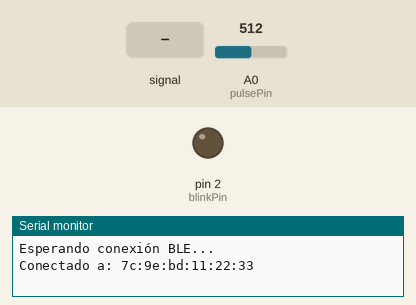
Simulated run of this sketch. Board: Arduino Uno, built with avr-gcc and run on an emulated ATmega328P. On the bench: output pins drawn as LEDs (lit = HIGH), the last lines printed to the serial monitor. The test bench sets the inputs (shaded band); at power-on: A0 (pulsePin) = 512. Nothing arrives over Bluetooth unless stated; a phone connects over Bluetooth LE 3 s after start.

Above: at 3.8 s.
3.9 s: A0 (pulsePin) fed a 200 Hz sine of ±81 counts around its level
At 4.15 s:
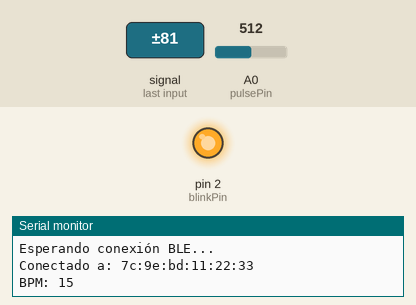
6.9 s: A0 (pulsePin) set to 560
8.4 s: A0 (pulsePin) set to 536
At 9.0 s:
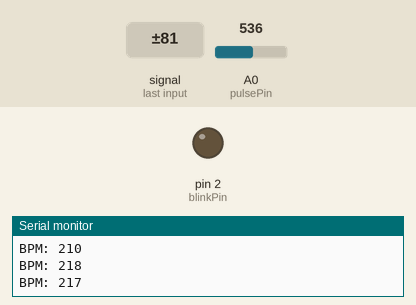
9.9 s: A0 (pulsePin) set to 716
At 11.2 s:
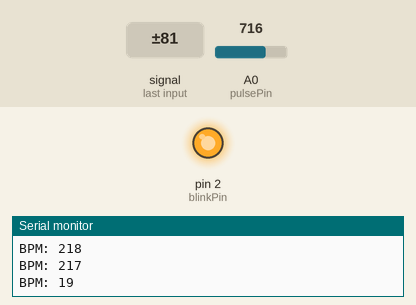
Timing chart, 0 to 12.4 s (numbered marks = the images above; inputs shaded):
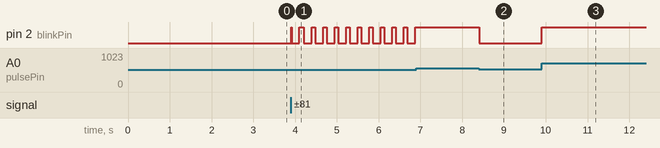

Measured:
- after the input at 3.9 s, pin 2 (blinkPin): LOW → HIGH at once, then repeats every 0.28 s: LOW 0.18 s, HIGH 0.10 s
- after the input at 6.9 s, pin 2 (blinkPin): stops changing and stays HIGH
- after the input at 8.4 s, pin 2 (blinkPin): HIGH → LOW at once
- after the input at 9.9 s, pin 2 (blinkPin): LOW → HIGH at once

The sketch:

Sensor.ino
```cpp
#include <ArduinoBLE.h>

const int pulsePin = A0; // Pin A0 para la entrada del sensor
const int blinkPin = 2;  // Pin 2 para el LED de parpadeo
int threshold = 550;     // Ajusta este valor según tu sensor

unsigned long lastBeatTime = 0;
int beatInterval = 0;
int bpm = 0;
bool pulseDetected = false;

BLEService pulseService("180D"); // Servicio de Ritmo Cardíaco (UUID estándar)
BLEUnsignedCharCharacteristic bpmCharacteristic("2A37", BLERead | BLENotify);

void setup() {
  Serial.begin(115200);
  pinMode(pulsePin, INPUT);
  pinMode(blinkPin, OUTPUT);

  // Inicia BLE
  if (!BLE.begin()) {
    Serial.println("Error al iniciar BLE");
    while (1);
  }

  BLE.setLocalName("ESP32_PulseMonitor");
  BLE.setAdvertisedService(pulseService);

  // Agrega la característica al servicio
  pulseService.addCharacteristic(bpmCharacteristic);

  // Agrega el servicio
  BLE.addService(pulseService);

  // Comienza a anunciar
  BLE.advertise();
  Serial.println("Esperando conexión BLE...");
}

void loop() {
  BLEDevice central = BLE.central();

  if (central) {
    Serial.print("Conectado a: ");
    Serial.println(central.address());

    while (central.connected()) {
      int sensorValue = analogRead(pulsePin);

      if (sensorValue > threshold && !pulseDetected) {
        pulseDetected = true;
        digitalWrite(blinkPin, HIGH); // Enciende el LED

        unsigned long currentTime = millis();
        beatInterval = currentTime - lastBeatTime;
        lastBeatTime = currentTime;

        if (beatInterval > 250) {
          bpm = 60000 / beatInterval; // Calcula BPM

          // Limita los BPM a 220
          if (bpm > 220) {
            bpm = 220;
          }

          Serial.print("BPM: ");
          Serial.println(bpm);

          // Envía los BPM a través de BLE
          bpmCharacteristic.writeValue(bpm);
        }
      } else if (sensorValue < threshold) {
        pulseDetected = false;
        digitalWrite(blinkPin, LOW); // Apaga el LED
      }

      delay(10); // Pequeño retraso para estabilizar la lectura
    }

    Serial.print("Desconectado de: ");
    Serial.println(central.address());
  }
}
```
